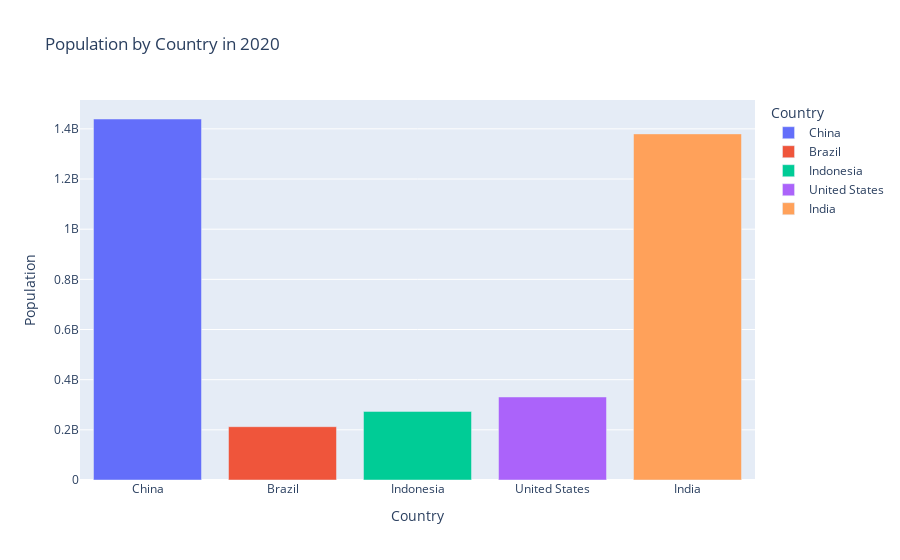

The cell this chart's notebook holds for it:
### Code cell
# Plot bar chart
fig = px.bar(df_2020,
             x='country',
             y='population',
             color='country',
             title='Population by Country in 2020',
             labels={'population': 'Population', 'country': 'Country'})

fig.show()

### Figure 1 — Plotly figure (JSON) as saved in the notebook; plotly's stock layout.template omitted (floating-point values rounded to 4 significant figures)
{"data": [{"alignmentgroup": "True", "hovertemplate": "Country=%{x}<br>Population=%{y}<extra></extra>", "legendgroup": "China", "marker": {"color": "#636efa", "pattern": {"shape": ""}}, "name": "China", "offsetgroup": "China", "orientation": "v", "showlegend": true, "textposition": "auto", "type": "bar", "x": ["China"], "xaxis": "x", "y": [1439323776], "yaxis": "y"}, {"alignmentgroup": "True", "hovertemplate": "Country=%{x}<br>Population=%{y}<extra></extra>", "legendgroup": "Brazil", "marker": {"color": "#EF553B", "pattern": {"shape": ""}}, "name": "Brazil", "offsetgroup": "Brazil", "orientation": "v", "showlegend": true, "textposition": "auto", "type": "bar", "x": ["Brazil"], "xaxis": "x", "y": [212559417], "yaxis": "y"}, {"alignmentgroup": "True", "hovertemplate": "Country=%{x}<br>Population=%{y}<extra></extra>", "legendgroup": "Indonesia", "marker": {"color": "#00cc96", "pattern": {"shape": ""}}, "name": "Indonesia", "offsetgroup": "Indonesia", "orientation": "v", "showlegend": true, "textposition": "auto", "type": "bar", "x": ["Indonesia"], "xaxis": "x", "y": [273523615], "yaxis": "y"}, {"alignmentgroup": "True", "hovertemplate": "Country=%{x}<br>Population=%{y}<extra></extra>", "legendgroup": "United States", "marker": {"color": "#ab63fa", "pattern": {"shape": ""}}, "name": "United States", "offsetgroup": "United States", "orientation": "v", "showlegend": true, "textposition": "auto", "type": "bar", "x": ["United States"], "xaxis": "x", "y": [331002651], "yaxis": "y"}, {"alignmentgroup": "True", "hovertemplate": "Country=%{x}<br>Population=%{y}<extra></extra>", "legendgroup": "India", "marker": {"color": "#FFA15A", "pattern": {"shape": ""}}, "name": "India", "offsetgroup": "India", "orientation": "v", "showlegend": true, "textposition": "auto", "type": "bar", "x": ["India"], "xaxis": "x", "y": [1380004385], "yaxis": "y"}], "layout": {"barmode": "relative", "legend": {"title": {"text": "Country"}, "tracegroupgap": 0}, "title": {"text": "Population by Country in 2020"}, "xaxis": {"anchor": "y", "categoryarray": ["China", "Brazil", "Indonesia", "United States", "India"], "categoryorder": "array", "domain": [0, 1], "title": {"text": "Country"}}, "yaxis": {"anchor": "x", "domain": [0, 1], "title": {"text": "Population"}}}}
